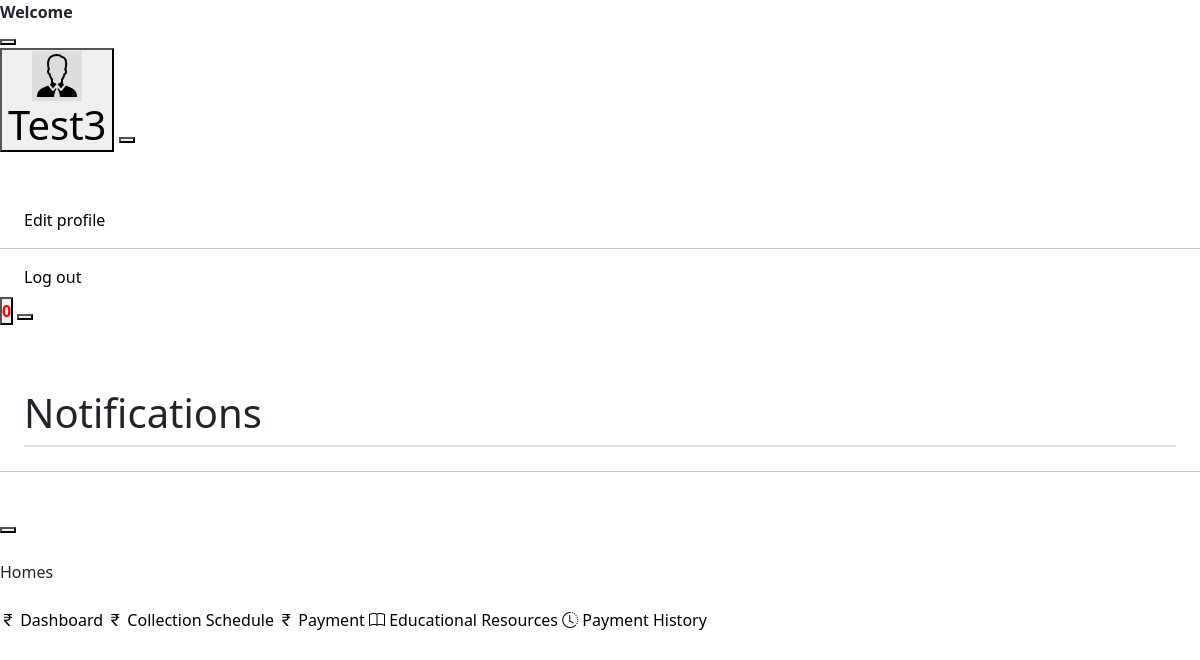
Page /user_base (signed in) on the committed database.
### smApp/models.py (models this page shows, shortened)
class Customer(models.Model):
    APPROVAL_CHOICES = [
        ('pending', 'Pending'),
        ('approved', 'Approved'),
        ('disapproved', 'Disapproved'),
    ]
    role = models.CharField(max_length=20,null=True)
    user = models.OneToOneField(User, on_delete=models.CASCADE, primary_key=True, related_name='customer')
    name = models.CharField(max_length=20)
    phone = models.CharField(max_length=20)
    email = models.EmailField()
    image = models.ImageField(upload_to='customer_images/', null=True, blank=True)
    approve = models.CharField(max_length=20, choices=APPROVAL_CHOICES, default='pending')
    house_number = models.CharField(max_length=20,null=True)
    ward_number = models.CharField(max_length=20,null=True)

### smApp/views.py (the view)
# urls.py: path('user_base',views.user_base,name='user_base'),
def user_base(request):
    user_id = request.session['user_id']
    print('User id is  the: ',user_id)
    user = Customer.objects.filter(user__id=user_id)
    context = {
        'user':user
    }
    return render(request,'user_base.html',context)

### smApp/context_processor.py (called while the page is built)
def global_context(request):
    user_id = request.session['user_id']
    today = date.today()
    start_date = today
    end_date = today + timedelta(days=2)
    filtered_data = PlasticCollectionSchedule.objects.filter(date__range=(start_date, end_date), user=user_id)
    print(filtered_data)
    context = {
        'filtered_data':filtered_data,
        'count':filtered_data.count()
    }
    return context

### templates/user_base.html (shortened to what this page needs)
<!DOCTYPE html>
{% load static %}
<html lang="en">
  <head>
    <link
      rel="stylesheet"
      href="https://kit-pro.fontawesome.com/releases/v5.12.1/css/pro.min.css"
    />
    <link
      rel="stylesheet"
      type="text/css"
      href="{% static 'adminstatic/css/style.css' %}"
    />
    <link
      rel="stylesheet"
      href="https://cdn.jsdelivr.net/npm/bootstrap-icons@1.11.3/font/bootstrap-icons.min.css"
    />
    <link
      href="https://cdn.jsdelivr.net/npm/bootstrap@5.3.3/dist/css/bootstrap.min.css"
      rel="stylesheet"
    />
  </head>
  <body class="bg-gray-100">
    <div
      class="md:fixed md:w-full md:top-0 md:z-20 flex flex-row flex-wrap items-center bg-white p-6 border-b border-gray-300"
    >
      <div class="flex-none w-56 flex flex-row items-center">
        <strong class="capitalize ml-1 flex-1">Welcome </strong>
      </div>
      <button id="navbarToggle" class="hidden md:block md:fixed right-0 mr-6">
      </button>
      <div
        id="navbar"
        class="animated md:hidden md:fixed md:top-0 md:w-full md:left-0 md:mt-16 md:border-t md:border-b md:border-gray-200 md:p-10 md:bg-white flex-1 pl-3 flex flex-row flex-wrap justify-between items-center md:flex-col md:items-center"
      >
        <div class="flex flex-row-reverse items-center">
          <div class="dropdown relative md:static">
            <button
              class="menu-btn focus:outline-none focus:shadow-outline flex flex-wrap items-center"
            >
              <div class="w-8 h-8 overflow-hidden rounded-full">
                <img
                  class="w-full h-full object-cover"
                  src="{{ user.0.image.url }}"
                />
              </div>
              <div class="ml-2 capitalize flex">
                <h1
                  class="text-sm text-gray-800 font-semibold m-0 p-0 leading-none"
                >
                  {{ user.0.name }}
                </h1>
              </div>
            </button>
            <button
              class="hidden fixed top-0 left-0 z-10 w-full h-full menu-overflow"
            ></button>
            <div
              class="text-gray-500 menu hidden md:mt-10 md:w-full rounded bg-white shadow-md absolute z-20 right-0 w-40 mt-5 py-2 animated faster"
              >
              <a
                style="text-decoration: none"
                class="px-4 text-black py-2 block capitalize font-medium text-sm tracking-wide bg-white hover:bg-gray-200 hover:text-gray-900 transition-all duration-300 ease-in-out"
                href="update_profile"
              >
                Edit profile
              </a>
              <hr />
              <a
                style="text-decoration: none"
                class="px-4 text-black py-2 block capitalize font-medium text-sm tracking-wide bg-white hover:bg-gray-200 hover:text-gray-900 transition-all duration-300 ease-in-out"
                href="logout_view"
              >
                Log out
              </a>
            </div>
          </div>
          {% include 'notification.html' %}
        </div>
      </div>
    </div>
    <div class="h-screen flex flex-row flex-wrap">
      <div
        id="sideBar"
        class="relative flex flex-col flex-wrap bg-white border-r border-gray-300 p-6 flex-none w-64 md:-ml-64 md:fixed md:top-0 md:z-30 md:h-screen md:shadow-xl animated faster"
      >
        <div class="flex flex-col">
          <div class="text-right hidden md:block mb-4">
            <button id="sideBarHideBtn">
            </button>
          </div>
          <p class="uppercase text-xs text-gray-600 mb-4 tracking-wider">
            Homes
          </p>
          <a
            style="text-decoration: none"
            href="{% url 'user_home' %}"
            class="mb-3 text-black capitalize font-medium text-sm hover:text-teal-600 transition ease-in-out duration-500"
          >
            <i class="bi bi-currency-rupee"></i>
            Dashboard
          </a>
          <a
          style="text-decoration: none"
          href="{% url 'user_view_collection_shedule' %}"
          class="mb-3 text-black capitalize font-medium text-sm hover:text-teal-600 transition ease-in-out duration-500"
        >
          <i class="bi bi-currency-rupee"></i>
          Collection Schedule
        </a>
          <a
            style="text-decoration: none"
            href="{% url 'payment_list' %}"
            class="mb-3 text-black capitalize font-medium text-sm hover:text-teal-600 transition ease-in-out duration-500"
          >
            <i class="bi bi-currency-rupee"></i>
            Payment
          </a>
          <a
            style="text-decoration: none"
            href="{% url 'educational_content_view_user' %} "
            class="mb-3 text-black capitalize font-medium text-sm hover:text-teal-600 transition ease-in-out duration-500"
          >
            <i class="bi bi-book"></i>
            Educational Resources
          </a>
          <a
            style="text-decoration: none"
            href="{% url 'payment_history' %}"
            class="mb-3 text-black capitalize font-medium text-sm hover:text-teal-600 transition ease-in-out duration-500"
          >
            <i class="bi bi-clock-history"></i>
            Payment History
          </a>
        </div>
      </div>
      <div class="flex-1 p-1">{% block content %} {% endblock %}</div>
    </div>
  </body>
</html>

### static/css/style.css (style rules this page uses)
body { font-family: "Poppins", sans-serif; color: #040000; background-color: #ffffff; overflow-x: hidden; }
a, a:hover, a:focus { text-decoration: none; }

### rows in the picture
Customer: image (picture), name "Test3"

### other values in the picture
{{ count }} "0"
